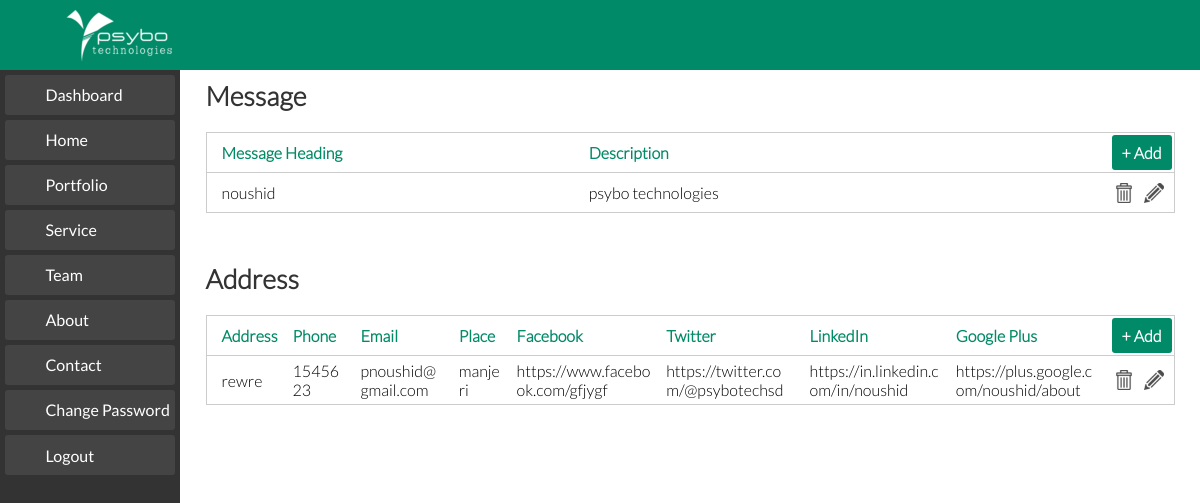
/tabContact.php (signed in), run on the app's committed database.
### tables this page shows
CREATE TABLE `headings` (
  `id` int(11) NOT NULL AUTO_INCREMENT,
  `name` varchar(45) NOT NULL,
  `title` varchar(100) DEFAULT NULL,
  `description` varchar(500) DEFAULT NULL,
  `secDescription` varchar(500) DEFAULT NULL,
  PRIMARY KEY (`id`)
);

CREATE TABLE `address` (
  `id` int(11) NOT NULL AUTO_INCREMENT,
  `name` varchar(30) DEFAULT NULL,
  `address` varchar(70) DEFAULT NULL,
  `email` varchar(40) DEFAULT NULL,
  `telephone` varchar(13) DEFAULT NULL,
  `mobile` varchar(13) DEFAULT NULL,
  `website` varchar(45) DEFAULT NULL,
  `linkedin` varchar(50) DEFAULT NULL,
  `fb` varchar(50) DEFAULT NULL,
  `twiter` varchar(50) DEFAULT NULL,
  `git` varchar(60) DEFAULT NULL,
  `google_plus` varchar(85) DEFAULT NULL,
  `gender` varchar(10) DEFAULT NULL,
  `place` varchar(50) DEFAULT NULL,
  PRIMARY KEY (`id`)
);

### Database.php (called while the page is built, shortened)
<?php
class Database
{
	private $host='';
	private $user='';
	private $password='';
	private $database='';
	private $condb="";
	function __construct($host,$user,$password,$database)
	{
		$this->host=$host;
		$this->user=$user;
		$this->password=$password;
		$this->database=$database;
	}
	public function connect()
	{
		$this->condb = new mysqli($this->host,$this->user,$this->password,$this->database);
	}
	public function select($table,$fields,$where)
	{
		$fields=implode(',',$fields);
		$select="SELECT ";
		if ($fields==null)
		{
			$select.="* FROM ".$table;
		}
		else
		{
			$select.=$fields." FROM ".$table;
		}
		if($where != null)
		{
			$select.=" WHERE ".$where[0]." = ";
			if (is_string($where[1]))
				$select.="'".$where[1]."'";
			else
				$select.=$where[1];
		}
		$query=mysqli_query($this->condb,$select);
		$recset = array();
		while ($rec=mysqli_fetch_array($query))
			array_push($recset, $rec);
		return $recset;
	}
}
?>

### tabContact.php (the view, shortened to what this page needs)
<?php
	include_once 'Database.php';
	$objdb = new Database('localhost', 'root', 'asd', 'psybo-db');
	$resultHead = $objdb->select('headings', array('title', 'description','id'), array('name', 'contact',));
	$resulcmp = $objdb->select('company_details', array(),array());
	foreach ($resulcmp[0] as $key => $value)
	{
		if ($key == 'address_id' and is_string($key))
		{
			$cmp_addr_id = $value;
			$resultadd = $objdb->select('address', array(), array('id', $cmp_addr_id));
		}
	}
 ?>
<!DOCTYPE html>
<html lang="en">
<head>
	<link rel="stylesheet" href="css/normalize.css">
	<link rel="stylesheet" href="css/admin-style.css">
</head>
<body>
	<?php  include 'dash.php'; ?>
	<section>
		<div class="show-table">
			<form id="formShowContact" name="formShowContact" action="" method="POST">
				<h3>Message</h3>
				<table class="show-item">
					<tbody>
						<tr>
							<th>Message Heading</th>
							<th>Description</th>
							<th>
								<a href="addContactMessage.php" class="page-button">+ Add</a>
							</th>
						</tr>
						<?php foreach ($resultHead as $key => $value) {
					 	?>
						<tr>
							<td>
							<?php  foreach ($value as $key	 => $val) {
								if ($key == 'title' and is_string($key) ) {
								echo $val;
							} }?>
							</td>
							<td>
								<p>
									<?php  foreach ($value as $key	 => $val) {
										if ($key == 'description' and is_string($key) ) {
										echo $val;
									} }?>
								</p>
							</td>
							<td>
								<a href=<?php foreach ($value as $key => $val) {
											if ($key == 'id' and is_string($key)) {
												echo "\"editContactMessage.php?heditId=".$val."\"";
											}
										} ?> class="edit"></a>
								<a href=<?php foreach ($value as $key => $val) {
											if ($key == 'id' and is_string($key)) {
												echo "\"?hdeleteid=".$val."\"";
											}
										} ?> class="delete" onclick="return DeleteCheck()">
								</a>
							</td>
						</tr>
						<?php } ?>
					</tbody>
				</table>
				<h3>Address</h3>
				<table class="show-item">
					<tbody>
						<tr>
							<th>Address</th>
							<th>Phone</th>
							<th>Email</th>
							<th>Place</th>
							<th>Facebook</th>
							<th>Twitter</th>
							<th>LinkedIn</th>
							<th>Google Plus</th>
							<th>
								<a href="addAddress.php" class="page-button">+ Add</a>
							</th>
						</tr>
						<tr>
							<td>
								<p>
									<?php
										foreach ($resultadd[0] as $key => $value)
										{
											if ($key == 'address' and is_string($key))
											{
												echo $value;
											}
										}
									 ?>
								</p>
							</td>
							<td>
								<p>
									<?php
										foreach ($resultadd[0] as $key => $value)
										{
											if ($key == 'mobile' and is_string($key))
											{
												echo $value;
											}
										}
									 ?>
								</p>
							</td>
							<td>
								<p>
									<?php
										foreach ($resultadd[0] as $key => $value)
										{
											if ($key == 'email' and is_string($key))
											{
												echo $value;
											}
										}
									 ?>
								</p>
							</td>
							<td>
								<p>
									<?php
										foreach ($resultadd[0] as $key => $value)
										{
											if ($key == 'place' and is_string($key))
											{
												echo $value;
											}
										}
									 ?>
								</p>
							</td>
							<td>
								<p><?php
										foreach ($resultadd[0] as $key => $value)
										{
											if ($key == 'fb' and is_string($key))
											{
												echo $value;
											}
										}
									 ?></p>
							</td>
							<td>
								<p>
									<?php
										foreach ($resultadd[0] as $key => $value)
										{
											if ($key == 'twiter' and is_string($key))
											{
												echo $value;
											}
										}
									 ?>
								</p>
							</td>
							<td>
								<p>
									<?php
										foreach ($resultadd[0] as $key => $value)
										{
											if ($key == 'linkedin' and is_string($key))
											{
												echo $value;
											}
										}
									 ?>
								</p>
							</td>
							<td>
								<p>
									<?php
										foreach ($resultadd[0] as $key => $value)
										{
											if ($key == 'google_plus' and is_string($key))
											{
												echo $value;
											}
										}
									 ?>
								</p>
							</td>
							<td>
								<a href=<?php
											foreach ($resulcmp[0] as $key => $value)
											{
												if ($key == 'id' and is_string($key))
												{
													echo "\"editAddress.php?editId=".$value."\"";
												}
											}
								?>  class="edit"></a>
								<a href=<?php
											foreach ($resulcmp[0] as $key => $value)
											{
												if ($key == 'id' and is_string($key))
												{
													echo "\"?deleteid=".$value."\"";
												}
											}
								?> class="delete" onclick="return DeleteCheck()"></a>
							</td>
						</tr>
					</tbody>
				</table>
			</form>
		</div>
	</section>
</body>
</html>

### css/admin-style.css (style rules this page uses)
body { padding-top: 70px; font-family: Lato-light; font-size: 16px; }
h3 { font-family: Lato-light; font-size: 20pt; margin: 10px 0; padding: 0; color: #333; }
section { padding-left: 15%; width: 85%; float: left; }
.page-button { width: 60px; height: 35px; float: right; background-color: #008a67; text-decoration: none; color: #fff; border-radius: 3px; text-align: center; line-height: 35px; margin-right: 2px; -webkit-transition: background-color 0.3s ease; -moz-transition: background-color 0.3s ease; -ms-transition: background-color 0.3s ease; -o-transition: background-color 0.3s ease; transition: background-color 0.3s ease; }
.show-table { width: 95%; margin: 0 auto; }
.show-item { width: 100%; margin: 10px 0px 50px ; float: left; border: 1px solid #ccc; }
.show-item a.edit { width: 20px; height: 20px; float: right; margin-right: 10px; display: block; background-image: url(../img/edit.png); background-size: 100%; background-position: center; background-repeat: no-repeat; cursor: pointer; opacity: 0.7; }
.show-item a.delete { width: 20px; height: 20px; float: right; margin-right: 10px; display: block; background-image: url(../img/delete.png); background-size: 100%; background-position: center; background-repeat: no-repeat; cursor: pointer; opacity: 0.7; }
.show-item tr:first-child { font-weight: bold; color: #008a67; }
.show-item tr { height: 40px; margin-left: 10px; border-bottom: 1px solid #ccc; }
.show-item tr th { padding-left: 15px; text-align: left; }
.show-item tr td { padding-left: 15px; }
.show-item p { margin: 5px 0; word-break: break-all; }

### data on the page
headings: title "noushid", description "psybo technologies"
address: address "rewre", mobile "1545623", email "pnoushid@gmail.com", place "manjeri", fb "https://www.facebook.com/gfjygf", twiter "https://twitter.com/@psybotechsd", linkedin "https://in.linkedin.com/in/noushid", google_plus "https://plus.google.com/noushid/about"
